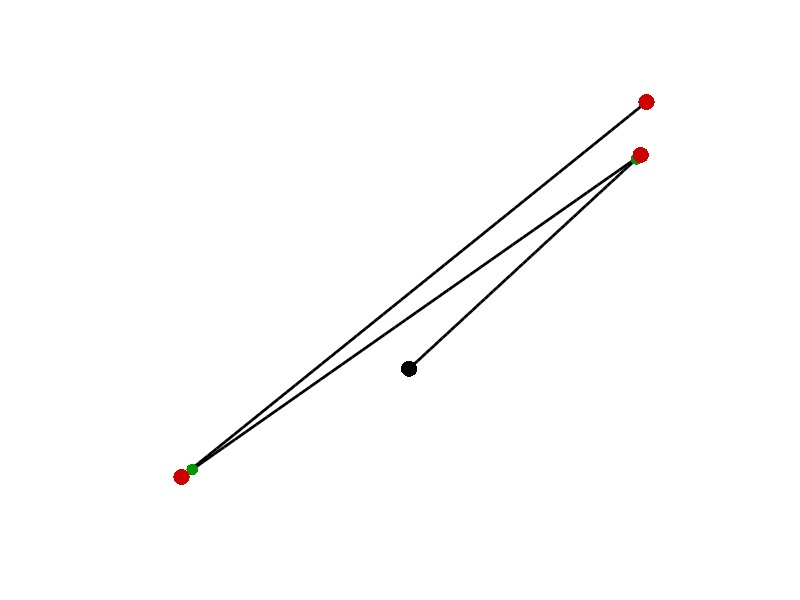
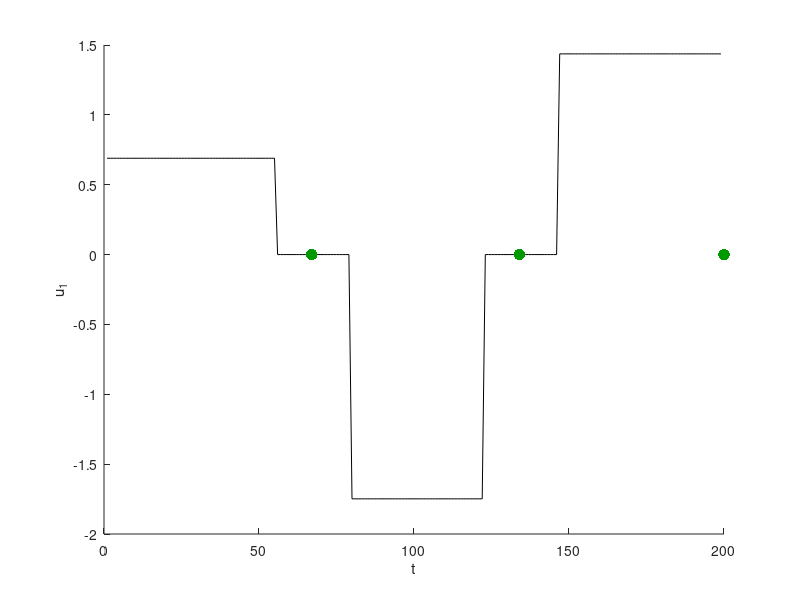

These figures' MATLAB source, in order:
function demo_OC_LQT_fullQ01
% Batch LQT exploiting full Q matrix (e.g., by constraining the motion to pass through a common point at different time steps).
%
% If this code is useful for your research, please cite the related publication:
% @incollection{Calinon19chapter,
% 	author="Calinon, S. and Lee, D.",
% 	title="Learning Control",
% 	booktitle="Humanoid Robotics: a Reference",
% 	publisher="Springer",
% 	editor="Vadakkepat, P. and Goswami, A.", 
% 	year="2019",
% 	pages="1261--1312",
% 	doi="10.1007/978-94-007-6046-2_68"
% }
% 
% Copyright (c) 2019 Idiap Research Institute, http://idiap.ch/
% Written by Sylvain Calinon, http://calinon.ch/
% 
% This file is part of PbDlib, http://www.idiap.ch/software/pbdlib/
% 
% PbDlib is free software: you can redistribute it and/or modify
% it under the terms of the GNU General Public License version 3 as
% published by the Free Software Foundation.
% 
% PbDlib is distributed in the hope that it will be useful,
% but WITHOUT ANY WARRANTY; without even the implied warranty of
% MERCHANTABILITY or FITNESS FOR A PARTICULAR PURPOSE. See the
% GNU General Public License for more details.
% 
% You should have received a copy of the GNU General Public License
% along with PbDlib. If not, see <http://www.gnu.org/licenses/>.

addpath('./m_fcts/');


%% Parameters
%%%%%%%%%%%%%%%%%%%%%%%%%%%%%%%%%%%%%%%%%%%%%%%%%%%%%%%%%%%%%%%%%%%%%%%%%%%
nbData = 200; %Number of datapoints
% nbData = 40; %Number of datapoints
nbPoints = 3; %Number of keypoints
nbVarPos = 2; %Dimension of position data (here: x1,x2)
nbDeriv = 1; %Number of static and dynamic features (nbDeriv=2 for [x,dx] and u=ddx)
nbVar = nbVarPos * nbDeriv; %Dimension of state vector
dt = 1E-2; %Time step duration
rfactor = 1E-8; %dt^nbDeriv;	%Control cost in LQR
R = speye((nbData-1)*nbVarPos) * rfactor; %Control cost matrix


%% Dynamical System settings (discrete version)
%%%%%%%%%%%%%%%%%%%%%%%%%%%%%%%%%%%%%%%%%%%%%%%%%%%%%%%%%%%%%%%%%%%%%%%%%%%
A1d = zeros(nbDeriv);
for i=0:nbDeriv-1
	A1d = A1d + diag(ones(nbDeriv-i,1),i) * dt^i * 1/factorial(i); %Discrete 1D
end
B1d = zeros(nbDeriv,1); 
for i=1:nbDeriv
	B1d(nbDeriv-i+1) = dt^i * 1/factorial(i); %Discrete 1D
end
A = kron(A1d, speye(nbVarPos)); %Discrete nD
B = kron(B1d, speye(nbVarPos)); %Discrete nD

%Build Sx and Su transfer matrices
Su = sparse(nbVar*nbData, nbVarPos*(nbData-1));
Sx = kron(ones(nbData,1), speye(nbVar));
M = B;
for n=2:nbData
	id1 = (n-1)*nbVar+1:nbData*nbVar;
	Sx(id1,:) = Sx(id1,:) * A;
	id1 = (n-1)*nbVar+1:n*nbVar; 
	id2 = 1:(n-1)*nbVarPos;
	Su(id1,id2) = M;
	M = [A*M(:,1:nbVarPos), M]; 
end


%% Task setting
%%%%%%%%%%%%%%%%%%%%%%%%%%%%%%%%%%%%%%%%%%%%%%%%%%%%%%%%%%%%%%%%%%%%%%%%%%%
tl = linspace(1,nbData,nbPoints+1);
tl = round(tl(2:end)); %[nbData/2, nbData];
MuQ = zeros(nbVar*nbData,1); 
Q = zeros(nbVar*nbData);
for t=1:length(tl)
	id(:,t) = [1:nbVarPos] + (tl(t)-1) * nbVar;
	Q(id(:,t), id(:,t)) = eye(nbVarPos);
	MuQ(id(:,t)) = rand(nbVarPos,1) - 0.5;
end

% %Constraining the motion before and after the keypoints to cross at given time steps
% toff = 8;
% for k=1:nbPoints-1
% 	id2(1:2,1) = id(:,k) - toff * nbVar;
% 	id2(1:2,2) = id(:,k) + toff * nbVar;
% 	MuQ(id2(:,1)) = MuQ(id(:,1));
% 	MuQ(id2(:,2)) = MuQ(id(:,1));
% 	Q(id2(:,1), id2(:,1)) = eye(nbVarPos)*1E0;
% 	Q(id2(:,2), id2(:,2)) = eye(nbVarPos)*1E0;
% 	Q(id2(:,1), id2(:,2)) = -eye(nbVarPos)*1E0;
% 	Q(id2(:,2), id2(:,1)) = -eye(nbVarPos)*1E0;
% end

% %Constraining the velocity before and after the keypoints to be correlated, effectively creating a straight line (version 1)
% toff = 4;
% for k=1:nbPoints-1
% 	id2(1:2,1) = id(:,k) - toff * nbVar + nbVarPos;
% 	id2(1:2,2) = id(:,k) + toff * nbVar + nbVarPos;
% 	Q(id2(:,1), id2(:,1)) = eye(nbVarPos)*1E0;
% 	Q(id2(:,2), id2(:,2)) = eye(nbVarPos)*1E0;
% 	Q(id2(:,1), id2(:,2)) = -eye(nbVarPos)*1E0;
% 	Q(id2(:,2), id2(:,1)) = -eye(nbVarPos)*1E0;
% end

% %Constraining the velocity before and after the keypoints to be correlated, effectively creating a straight line (version 2)
% toff = 12;
% for k=1:nbPoints-1
% 	for t=1:toff
% 		id2(1:2,1) = id(:,k) - t * nbVar + nbVarPos;
% 		id2(1:2,2) = id(:,k) + t * nbVar + nbVarPos;
% 		Q(id2(:,1), id2(:,1)) = eye(nbVarPos)*1E0;
% 		Q(id2(:,2), id2(:,2)) = eye(nbVarPos)*1E0;
% 		Q(id2(:,1), id2(:,2)) = -eye(nbVarPos)*1E0;
% 		Q(id2(:,2), id2(:,1)) = -eye(nbVarPos)*1E0;
% 	end
% end

% %Constraining the velocity before and after the keypoints to form a desired angle (version 1)
% a = pi/2; %desired angle
% V = [cos(a) -sin(a); sin(a) cos(a)]; %rotation matrix
% toff = 4;
% for k=1:nbPoints-1
% 	id2(1:2,1) = id(:,k) - toff * nbVar + nbVarPos;
% 	id2(1:2,2) = id(:,k) + toff * nbVar + nbVarPos;
% 	Q(id2(:,1), id2(:,1)) = eye(nbVarPos)*1E0;
% 	Q(id2(:,2), id2(:,2)) = eye(nbVarPos)*1E0;
% 	Q(id2(:,1), id2(:,2)) = V;
% 	Q(id2(:,2), id2(:,1)) = V';
% end

% %Constraining the velocity before and after the keypoints to form a desired angle (version 2)
% a = pi/2; %desired angle
% V = [cos(a) -sin(a); sin(a) cos(a)]; %rotation matrix
% toff = 12;
% for k=1:nbPoints-1
% 	for t=1:toff
% 		id2(1:2,1) = id(:,k) - t * nbVar + nbVarPos;
% 		id2(1:2,2) = id(:,k) + t * nbVar + nbVarPos;
% 		Q(id2(:,1), id2(:,1)) = eye(nbVarPos)*1E0;
% 		Q(id2(:,2), id2(:,2)) = eye(nbVarPos)*1E0;
% 		Q(id2(:,1), id2(:,2)) = V;
% 		Q(id2(:,2), id2(:,1)) = V';
% 	end
% end

% %Constraining the velocities when reaching the keypoints to be correlated (version 1)
% toff = 0;
% for k=1:nbPoints-1
% 	id2(1:2,1) = id(:,k) - toff * nbVar + nbVarPos;
% 	id2(1:2,2) = id(:,k+1) - toff * nbVar + nbVarPos;
% 	Q(id2(:,1), id2(:,1)) = eye(nbVarPos)*1E0;
% 	Q(id2(:,2), id2(:,2)) = eye(nbVarPos)*1E0;
% 	Q(id2(:,1), id2(:,2)) = -eye(nbVarPos)*1E0;
% 	Q(id2(:,2), id2(:,1)) = -eye(nbVarPos)*1E0;
% end
	
% %Constraining the velocities when reaching the keypoints to be correlated (version 2)
% toff = 8;
% for k=1:nbPoints-1
% 	for t=1:toff
% 		id2(1:2,1) = id(:,k) - t * nbVar + nbVarPos;
% 		id2(1:2,2) = id(:,k+1) - t * nbVar + nbVarPos;
% 		Q(id2(:,1), id2(:,1)) = eye(nbVarPos)*1E0;
% 		Q(id2(:,2), id2(:,2)) = eye(nbVarPos)*1E0;
% 		Q(id2(:,1), id2(:,2)) = -eye(nbVarPos)*1E0;
% 		Q(id2(:,2), id2(:,1)) = -eye(nbVarPos)*1E0;	
% 	end
% end

% %Constraining the position and velocity of the first and last point to be correlated
% id2(1:2,1) = 1:nbVarPos;
% id2(1:2,2) = [1:nbVarPos] + (nbData-1) * nbVar;
% MuQ(id2(:,2)) = MuQ(id2(:,1));
% Q(id2(:,1), id2(:,1)) = eye(nbVarPos)*1E0;
% Q(id2(:,2), id2(:,2)) = eye(nbVarPos)*1E0;
% Q(id2(:,1), id2(:,2)) = -eye(nbVarPos)*1E0;
% Q(id2(:,2), id2(:,1)) = -eye(nbVarPos)*1E0;
% toff = 4;
% for t=1:toff
% 	id2(1:2,1) = ([1:nbVarPos] + (nbData-1)*nbVar) - t * nbVar + nbVarPos;
% 	id2(1:2,2) = [1:nbVarPos] + t * nbVar + nbVarPos;
% 	Q(id2(:,1), id2(:,1)) = eye(nbVarPos)*1E0;
% 	Q(id2(:,2), id2(:,2)) = eye(nbVarPos)*1E0;
% 	Q(id2(:,1), id2(:,2)) = -eye(nbVarPos)*1E0;
% 	Q(id2(:,2), id2(:,1)) = -eye(nbVarPos)*1E0;
% end

%Constraining R (same control command applied during a time interval)
toff = 12;
for k=1:nbPoints-1
	tt = tl(k) + [-toff,toff];
	id2 = tt(1) * nbVarPos +1 : tt(2) * nbVarPos;
	R(id2,id2) = -1E-1 * kron(ones(2*toff), eye(nbVarPos)) + 2 * 1E-1 * eye(length(id2));
end



%% Batch LQR reproduction
%%%%%%%%%%%%%%%%%%%%%%%%%%%%%%%%%%%%%%%%%%%%%%%%%%%%%%%%%%%%%%%%%%%%%%%%%%%
x0 = zeros(nbVar,1);
u = (Su' * Q * Su + R) \ Su' * Q * (MuQ - Sx * x0); 
rx = reshape(Sx*x0+Su*u, nbVar, nbData); %Reshape data for plotting


%% Plot 2D
%%%%%%%%%%%%%%%%%%%%%%%%%%%%%%%%%%%%%%%%%%%%%%%%%%%%%%%%%%%%%%%%%%%%%%%%%%%
figure('position',[10 10 800 800],'color',[1 1 1],'name','x1-x2 plot'); hold on; axis off;
plot(rx(1,:), rx(2,:), '-','linewidth',2,'color',[0 0 0]);
plot(rx(1,1), rx(2,1), '.','markersize',35,'color',[0 0 0]);
for k=1:nbPoints-1
	plot(rx(1,tl(k)-toff), rx(2,tl(k)-toff), '.','markersize',25,'color',[0 .6 0]);
	plot(rx(1,tl(k)+toff), rx(2,tl(k)+toff), '.','markersize',25,'color',[0 0 .8]);
end
plot(MuQ(id(1,:)), MuQ(id(2,:)), '.','markersize',35,'color',[.8 0 0]);
axis equal; 
% print('-dpng','graphs/MPC_fullQ01a.png');

%Plot 1D
figure; hold on;
plot(u(1:nbVarPos:end),'k-');
plot(tl, 0, '.','markersize',25,'color',[0 .6 0]);
xlabel('t'); ylabel('u_1');

% %Visualize Q
% xlim = [1 size(Q,1); 1 size(Q,1)];
% figure('position',[1030 10 1000 1000],'color',[1 1 1]); hold on; axis off;
% set(0,'DefaultAxesLooseInset',[0,0,0,0]);
% set(gca,'LooseInset',[0,0,0,0]);
% colormap(gca, flipud(gray));
% imagesc(abs(Q));
% plot([xlim(1,1),xlim(1,1:2),xlim(1,2:-1:1),xlim(1,1)], [xlim(2,1:2),xlim(2,2:-1:1),xlim(2,1),xlim(2,1)],'-','linewidth',2,'color',[0,0,0]);
% axis equal; axis ij;
% print('-dpng','graphs/MPC_fullQ_Q01b.png');

pause;
close all;
